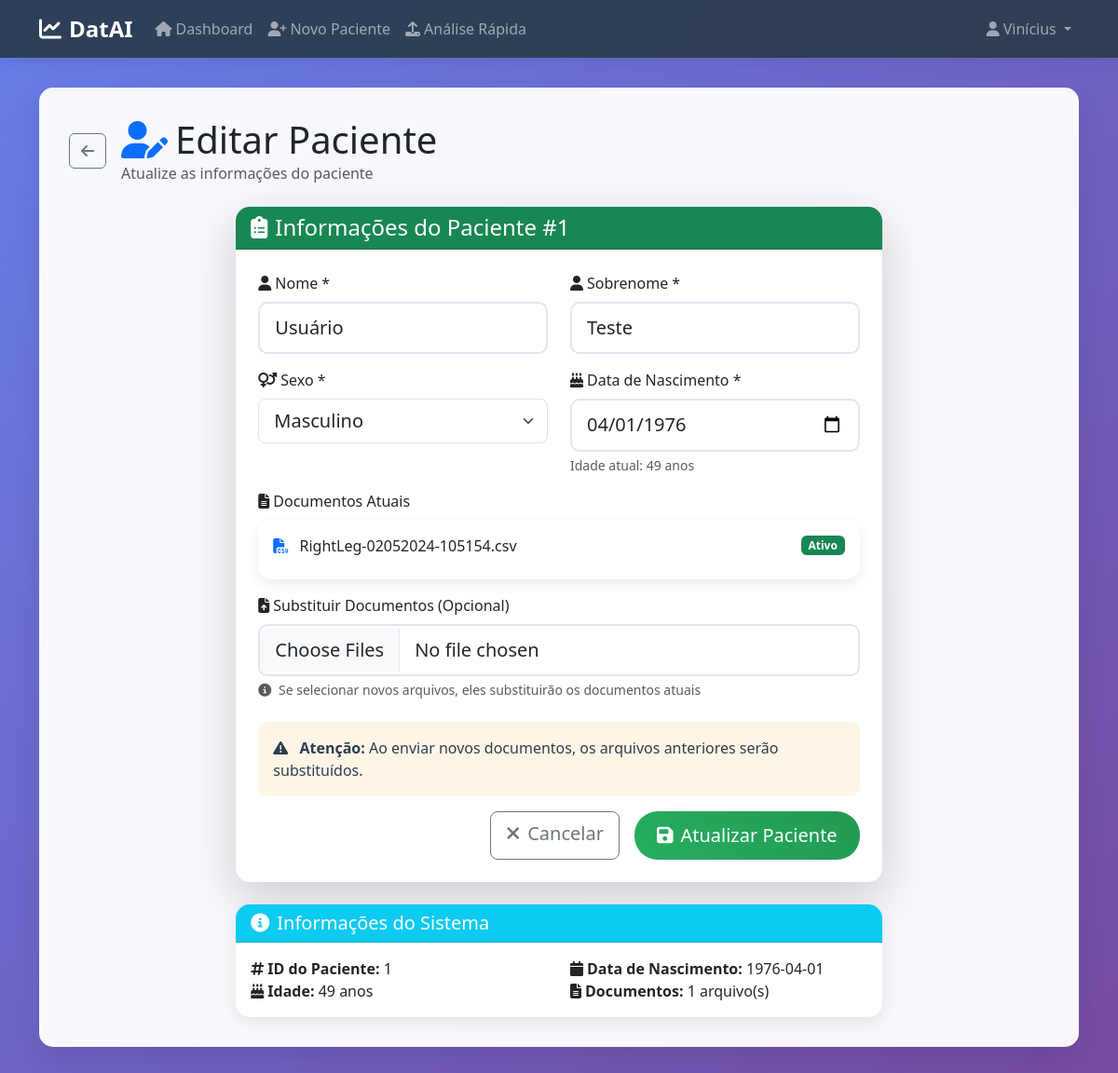
Page /pacientes/editar/1 (signed in) on the committed database.
### tables this page shows
CREATE TABLE pacientes (
        id INTEGER PRIMARY KEY AUTOINCREMENT,
        nome TEXT NOT NULL,
        sobrenome TEXT,
        sexo TEXT,
        data_nascimento TEXT,
        idade INTEGER,
        documento_url TEXT,
        user_id TEXT,
        FOREIGN KEY (user_id) REFERENCES users (id)
    );

### main.py (the view, shortened to what this page needs)
@app.route('/pacientes/editar/<int:paciente_id>', methods=['GET', 'POST'])
def edit_patient(paciente_id):
    user_id = get_current_user_id()
    if not user_id or not verify_user_access(paciente_id, user_id):
        flash('Acesso negado.', 'error')
        return redirect(url_for('dashboard'))
    db = get_db()
    paciente = db.execute("SELECT * FROM pacientes WHERE id = ?", (paciente_id,)).fetchone()
    current_docs = [(url, extract_original_name(url)) for url in paciente['documento_url'].split(',')]
    return render_template('edit_patient.html', paciente=paciente, current_docs=current_docs)

### main.py (called while the page is built)
def get_db():
    if 'db' not in g:
        g.db = sqlite3.connect(DB_PATH, detect_types=sqlite3.PARSE_DECLTYPES)
        g.db.row_factory = sqlite3.Row
    return g.db

def get_current_user_id():
    return session.get('user_id')

def verify_user_access(paciente_id, user_id):
    db = get_db()
    paciente = db.execute("SELECT id FROM pacientes WHERE id = ? AND user_id = ?",
                          (paciente_id, user_id)).fetchone()
    return paciente is not None

def extract_original_name(path):
    try:
        return '_'.join(os.path.basename(path).split('_')[3:])
    except IndexError:
        return os.path.basename(path)

### templates/edit_patient.html (shortened to what this page needs)
{% extends "base.html" %}
{% block content %}
<div class="row">
    <div class="col-12">
        <div class="d-flex align-items-center mb-4">
            <a href="{{ url_for('dashboard') }}" class="btn btn-outline-secondary me-3">
                <i class="fas fa-arrow-left"></i>
            </a>
            <div>
                <h1 class="display-6 mb-0">
                    <i class="fas fa-user-edit me-2 text-primary"></i>Editar Paciente
                </h1>
                <p class="text-muted mb-0">Atualize as informações do paciente</p>
            </div>
        </div>
    </div>
</div>
<div class="row justify-content-center">
    <div class="col-lg-8">
        <div class="card shadow-lg border-0">
            <div class="card-header bg-success text-white">
                <h4 class="card-title mb-0">
                    <i class="fas fa-clipboard-list me-2"></i>Informações do Paciente #{{ paciente.id }}
                </h4>
            </div>
            <div class="card-body p-4">
                <form method="POST" enctype="multipart/form-data">
                    <div class="row">
                        <div class="col-md-6 mb-3">
                            <label for="nome" class="form-label">
                                <i class="fas fa-user me-1"></i>Nome *
                            </label>
                            <input type="text" class="form-control form-control-lg" id="nome" name="nome"
                                   value="{{ paciente.nome }}" required>
                        </div>
                        <div class="col-md-6 mb-3">
                            <label for="sobrenome" class="form-label">
                                <i class="fas fa-user me-1"></i>Sobrenome *
                            </label>
                            <input type="text" class="form-control form-control-lg" id="sobrenome" name="sobrenome"
                                   value="{{ paciente.sobrenome }}" required>
                        </div>
                    </div>
                    <div class="row">
                        <div class="col-md-6 mb-3">
                            <label for="sexo" class="form-label">
                                <i class="fas fa-venus-mars me-1"></i>Sexo *
                            </label>
                            <select class="form-select form-select-lg" id="sexo" name="sexo" required>
                                <option value="M" {{ 'selected' if paciente.sexo == 'M' }}>Masculino</option>
                            </select>
                        </div>
                        <div class="col-md-6 mb-3">
                            <label for="data_nascimento" class="form-label">
                                <i class="fas fa-birthday-cake me-1"></i>Data de Nascimento *
                            </label>
                            <input type="date" class="form-control form-control-lg" id="data_nascimento"
                                   name="data_nascimento" value="{{ paciente.data_nascimento }}" required>
                            <div class="form-text">Idade atual: {{ paciente.idade }} anos</div>
                        </div>
                    </div>
                    {% if current_docs %}
                    <div class="mb-3">
                        <label class="form-label">
                            <i class="fas fa-file-alt me-1"></i>Documentos Atuais
                        </label>
                        <div class="card">
                            <div class="card-body">
                                {% for url, original_name in current_docs %}
                                <div class="d-flex align-items-center justify-content-between mb-2">
                                    <div>
                                        <i class="fas fa-file-csv me-2 text-primary"></i>
                                        <span>{{ original_name }}</span>
                                    </div>
                                    <span class="badge bg-success">Ativo</span>
                                </div>
                                {% endfor %}
                            </div>
                        </div>
                    </div>
                    {% endif %}
                    <div class="mb-4">
                        <label for="novos_documentos" class="form-label">
                            <i class="fas fa-file-upload me-1"></i>Substituir Documentos (Opcional)
                        </label>
                        <input type="file" class="form-control form-control-lg" id="novos_documentos"
                               name="novos_documentos" multiple accept=".csv,.xlsx,.xls">
                        <div class="form-text">
                            <i class="fas fa-info-circle me-1"></i>
                            Se selecionar novos arquivos, eles substituirão os documentos atuais
                        </div>
                    </div>
                    <div class="alert alert-warning">
                        <i class="fas fa-exclamation-triangle me-2"></i>
                        <strong>Atenção:</strong> Ao enviar novos documentos, os arquivos anteriores serão substituídos.
                    </div>
                    <div class="d-grid gap-2 d-md-flex justify-content-md-end">
                        <a href="{{ url_for('dashboard') }}" class="btn btn-outline-secondary btn-lg me-md-2">
                            <i class="fas fa-times me-2"></i>Cancelar
                        </a>
                        <button type="submit" class="btn btn-success btn-lg">
                            <i class="fas fa-save me-2"></i>Atualizar Paciente
                        </button>
                    </div>
                </form>
            </div>
        </div>
        <div class="card mt-4 border-info">
            <div class="card-header bg-info text-white">
                <h5 class="card-title mb-0">
                    <i class="fas fa-info-circle me-2"></i>Informações do Sistema
                </h5>
            </div>
            <div class="card-body">
                <div class="row">
                    <div class="col-md-6">
                        <strong><i class="fas fa-hashtag me-1"></i>ID do Paciente:</strong> {{ paciente.id }}<br>
                        <strong><i class="fas fa-birthday-cake me-1"></i>Idade:</strong> {{ paciente.idade }} anos
                    </div>
                    <div class="col-md-6">
                        <strong><i class="fas fa-calendar me-1"></i>Data de Nascimento:</strong>
                        {{ paciente.data_nascimento }}<br>
                        <strong><i class="fas fa-file-alt me-1"></i>Documentos:</strong>
                        {{ current_docs|length }} arquivo(s)
                    </div>
                </div>
            </div>
        </div>
    </div>
</div>
{% endblock %}

### templates/base.html (style rules this page uses)
:root { --primary-color: #2c3e50; --secondary-color: #3498db; --accent-color: #e74c3c; --success-color: #27ae60; --warning-color: #f39c12; --dark-bg: #34495e; }
body { background: linear-gradient(135deg, #667eea 0%, #764ba2 100%); min-height: 100vh; font-family: 'Segoe UI', Tahoma, Geneva, Verdana, sans-serif; }
.btn-success { background: linear-gradient(45deg, var(--success-color), #229954); border: none; border-radius: 25px; padding: 0.7rem 1.5rem; }
.card { border: none; border-radius: 15px; box-shadow: 0 5px 15px rgba(0,0,0,0.08); transition: all 0.3s ease; }
.form-control { border-radius: 10px; border: 2px solid #e0e6ed; padding: 0.7rem 1rem; transition: all 0.3s ease; }
.alert { border: none; border-radius: 10px; }

### templates/edit_patient.html (style rules this page uses)
.card-header { border-radius: 15px 15px 0 0 !important; }
.alert-warning { background-color: rgba(243, 156, 18, 0.1); border-color: rgba(243, 156, 18, 0.2); color: #2c3e50; }
.badge { font-size: 0.75em; }

### rows in the picture
pacientes: id "1", nome "Usuário", sobrenome "Teste", data_nascimento "04/01/1976", idade "49", original_name "RightLeg-02052024-105154.csv", data_nascimento "1976-04-01"

### other values in the picture
{{ session.username }} "Vinícius"
{{ current_docs|length }} "1"
